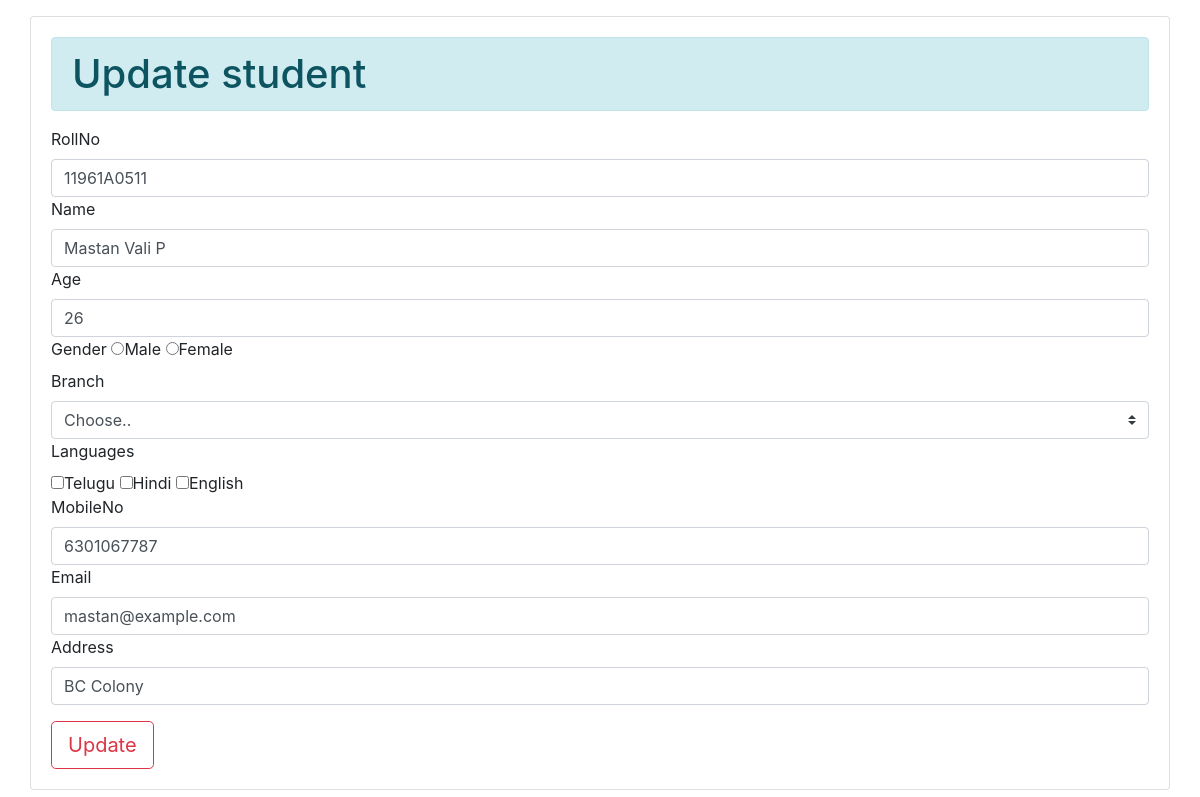
The page /DB/update/7 on the database its author committed.
### DB/models.py (models this page shows, shortened)
class Student(models.Model):
	rollno = models.CharField(max_length=10)
	name = models.CharField(max_length=30)
	age = models.IntegerField()
	mobileno = models.CharField(max_length=10,null = True)
	email = models.EmailField(max_length=30)
	address = models.TextField(null=True)

### DB/views.py (the view, shortened to what this page needs)
# urls.py: path('update/<int:id>',update,name="update"),
def update(request,id):
	info = Student.objects.get(id = id)
	return render(request,'db/update.html',{'info':info})

### DB/templates/db/update.html (shortened to what this page needs)
<!DOCTYPE html>
<html lang="en">
<head>
  <link rel="stylesheet" href="https://maxcdn.bootstrapcdn.com/bootstrap/4.5.2/css/bootstrap.min.css">
</head>
<body>
	<div class="container card card-body col=md-4 mt-3">
		<h1 class="alert alert-info">Update student</h1>
		<form action="#"  method="POST">
			<div class="form-group">
				<label for="rollno">RollNo</label>
				<input type="text" name="rollno" value="{{info.rollno}}" class="form-control" id="rollno">
				<label for="name">Name</label>
				<input type="text" name="name" value="{{info.name}}" class="form-control" id="name">
				<label for="age">Age</label>
				<input type="text" name="age" value="{{info.age}}" class="form-control" id="age">
				<label for="gender">Gender</label>
				<input type="radio" name="gender" value="Male">Male
				<input type="radio" name="gender" value="Female">Female
				<br/>
				<label for="branch">Branch</label>
				<select name="branch" id="branch" class="custom-select">
					<option>Choose..</option>
				</select>
				<br/>
				<label for="Languages">Languages</label>
				<br>
				<input type="checkbox" name="language" value="Telugu">Telugu
				<input type="checkbox" name="language" value="Hindi">Hindi
				<input type="checkbox" name="language" value="English">English
				<br/>
				<label for="mobileno">MobileNo</label>
				<input type="text" name="mobile" value="{{info.mobileno}}" class="form-control" id="mobile">
				<label for="email">Email</label>
				<input type="text" name="email" value="{{info.email}}" class="form-control" id="email">
				<label for="address">Address</label>
				<input type="text" name="address" value="{{info.address}}" class="form-control" id="address">
			</div>
			<input type="submit" name="" value="Update" class="btn btn-outline-danger btn-lg">
		</form>
	</div>
</body>
</html>

### rows shown on the page
Student: rollno "11961A0511", name "Mastan Vali P", age "26", mobile "6301067787", email "mastan@example.com", address "BC Colony"
